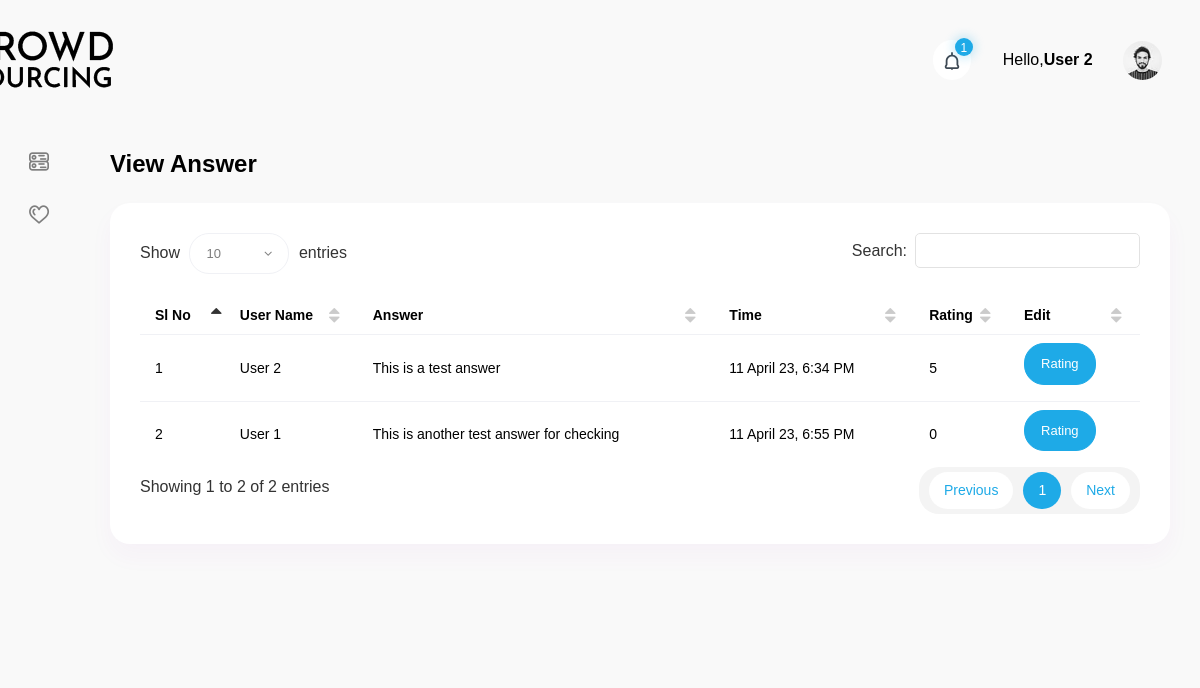
The page /View-Answer?id=4 (signed in) on the database its author committed.
### tables this page shows
CREATE TABLE `user` (
  `user_id` int(11) NOT NULL,
  `user_name` varchar(255) NOT NULL,
  `user_email` varchar(255) NOT NULL,
  `password` varchar(1000) NOT NULL,
  `college` varchar(255) NOT NULL,
  `major` varchar(255) NOT NULL,
  `hall` varchar(255) NOT NULL,
  `society` varchar(255) NOT NULL,
  `gender` varchar(255) NOT NULL,
  `age` int(10) NOT NULL,
  `indoor` varchar(255) NOT NULL,
  `outdoor` varchar(255) NOT NULL,
  `request_type` varchar(255) NOT NULL,
  `user_type` int(10) NOT NULL DEFAULT 1,
  `status` int(10) NOT NULL DEFAULT 1,
  `updated_at` datetime NOT NULL
);

CREATE TABLE `answer` (
  `answer_id` int(11) NOT NULL,
  `user_id` int(11) NOT NULL,
  `question_id` int(11) NOT NULL,
  `answer` varchar(255) NOT NULL,
  `rating` int(11) NOT NULL DEFAULT 0,
  `points` int(11) NOT NULL DEFAULT 1,
  `inserted_at` datetime NOT NULL
);

### include/dbController.php (called while the page is built, shortened)
<?php
class DBController {
    private $host = "localhost";
    private $user = "root";
    private $password = "";
    private $database = "crowd_sourcing";
    private $conn;
    function __construct() {
        $this->conn = $this->connectDB();
    }
    function connectDB() {
        $conn = mysqli_connect($this->host,$this->user,$this->password,$this->database);
        return $conn;
    }
    function runQuery($query) {
        $result = mysqli_query($this->conn,$query);
        while($row=mysqli_fetch_assoc($result)) {
            $resultset[] = $row;
        }
        if(!empty($resultset))
            return $resultset;
    }
    function numRows($query) {
        $result  = mysqli_query($this->conn,$query);
        $rowcount = mysqli_num_rows($result);
        return $rowcount;
    }
}

### view_answer.php (the view, shortened to what this page needs)
<?php
require_once("include/dbController.php");
$db_handle = new DBController();
$userid = $_SESSION['userid'];
$question_id = $_GET['id'];
?>
<!DOCTYPE html>
<html lang="en">
<head>
    <?php include('include/css.php'); ?>
</head>
<body>
<div id="main-wrapper">
    <div class="nav-header">
        <a href="Dashboard" class="brand-logo">
            <h1>Your Logo</h1>
        </a>
    </div>
    <?php include('include/header.php'); ?>
    <?php include('include/sidebar.php'); ?>
    <div class="content-body">
        <div class="container-fluid">
            <div class="form-head mb-4">
                <h2 class="text-black font-w600 mb-0">View Answer</h2>
            </div>
            <div class="row">
                <div class="col-12">
                    <div class="card">
                        <div class="card-body">
                            <div class="table-responsive">
                                <table id="example3" class="display min-w850">
                                    <thead>
                                    <tr>
                                        <th>Sl No</th>
                                        <th>User Name</th>
                                        <th>Answer</th>
                                        <th>Time</th>
                                        <th>Rating</th>
                                        <th>Edit</th>
                                    </tr>
                                    </thead>
                                    <tbody>
                                    <?php
                                    $question = $db_handle->runQuery("SELECT q.question, u.user_name,a.answer,a.inserted_at,a.answer_id,a.rating from question as q,user as u,answer as a where q.question_id = a.question_id and q.question_id = '$question_id' and a.user_id = u.user_id;");
                                    $no_question = $db_handle->numRows("SELECT q.question, u.user_name,a.answer,a.inserted_at,a.answer_id,a.rating from question as q,user as u,answer as a where q.question_id = a.question_id and q.question_id = '$question_id' and a.user_id = u.user_id;");
                                    for($i=0; $i<$no_question; $i++){
                                        ?>
                                        <tr>
                                            <td><?php echo $i+1;?></td>
                                            <td><?php echo $question[$i]['user_name'];?></td>
                                            <td><?php echo $question[$i]['answer'];?></td>
                                            <?php
                                            $date = date_create($question[$i]["inserted_at"]);
                                            $date_formatted = date_format($date, "d F y, g:i A");
                                            ?>
                                            <td><?php echo $date_formatted;?></td>
                                            <td><?php echo $question[$i]['rating'];?></td>
                                            <td><div class="d-flex">
                                                    <button type="button" class="btn btn-primary mb-2" data-toggle="modal" data-target="#exampleModalCenter"
                                                            onclick="passVariable(<?php echo $question[$i]['answer_id'];?>);">Rating</button>
                                                </div></td>
                                        </tr>
                                        <?php
                                    }
                                    ?>
                                    </tbody>
                                </table>
                            </div>
                        </div>
                    </div>
                </div>
            </div>
        </div>
    </div>
</body>
</html>

### include/header.php (shortened to what this page needs)
<div class="nav-header">
    <a href="Dashboard" class="brand-logo">
        <img src="images/logo.png" class="image-fluid head-logo">
    </a>
</div>
<div class="header">
    <div class="header-content">
        <nav class="navbar navbar-expand">
            <div class="collapse navbar-collapse justify-content-between">
                <ul class="navbar-nav header-right">
                    <li class="nav-item dropdown notification_dropdown">
                        <a class="nav-link  ai-icon" href="javascript:void(0)" role="button" data-toggle="dropdown">
                            <span class="badge light text-white bg-primary rounded-circle">1</span>
                        </a>
                    </li>
                    <li class="nav-item dropdown header-profile">
                        <a class="nav-link" href="javascript:void(0)" role="button" data-toggle="dropdown">
                            <div class="header-info">
                                <?php
                                $user = $db_handle->runQuery("select * from user where user_id = '$userid'");
                                ?>
                                <span class="text-black">Hello,<strong><?php echo $user[0]['user_name'];?></strong></span>
                            </div>
                            <img src="images/profile/17.jpg" width="20" alt=""/>
                        </a>
                    </li>
                </ul>
            </div>
        </nav>
    </div>
</div>

### rows shown on the page
user: user_name "User 2"
answer: user.user_name "User 2", answer "This is a test answer", inserted_at "11 April 23, 6:34 PM", rating "5"
answer: user.user_name "User 1", answer "This is another test answer for checking", inserted_at "11 April 23, 6:55 PM", rating "0"
